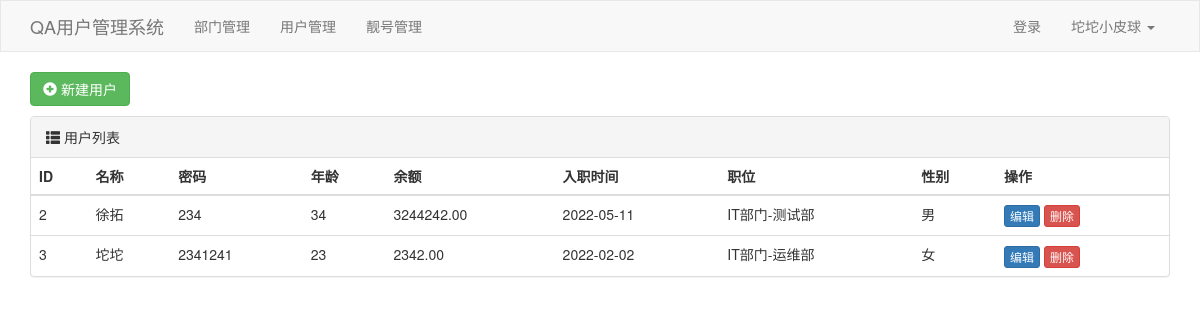
Screenshot of /user/list/ with the database file from the repository.
### Test_App/models.py (models this page shows, shortened)
class UserInfo(models.Model):
    name = models.CharField(verbose_name='姓名', max_length=16)
    password = models.CharField(verbose_name='密码', max_length=64)
    age = models.IntegerField(verbose_name='年龄')
    account = models.DecimalField(
        verbose_name='账户余额', max_digits=10, decimal_places=2, default=0)
    creat_time = models.DateField(verbose_name='入职时间')
    depart = models.ForeignKey(
        verbose_name="部门", to='Department', to_field='id', on_delete=models.CASCADE)
    gender_choices = (
        (1, "男"),
        (2, "女")
    )
    gender = models.SmallIntegerField(
        verbose_name="性别", choices=gender_choices)

class Department(models.Model):
    title = models.CharField(verbose_name='标题', max_length=32)
    docs = models.CharField(verbose_name="描述", max_length=100, default="描述")

### Test_App/views.py (the view)
# urls.py: path('user/list/', views.user_list),
def user_list(request):
    queryset = UserInfo.objects.all()
    return render(request, 'user_list.html', {"queryset": queryset})

### Test_App/templates/user_list.html (shortened to what this page needs)
{% extends 'layout.html' %}
{% block content %}
<div class="container">
    <div style="margin-bottom: 10px;">
        <a href="/user/add/" class="btn btn-success">
            <span class="glyphicon glyphicon-plus-sign" aria-hidden="true"></span>
            新建用户</a>
    </div>
    <div class="panel panel-default">
        <div class="panel-heading">
            <span class="glyphicon glyphicon-th-list" aria-hidden="true"></span>
            用户列表
        </div>
        <table class="table">
            <thead>
                <tr>
                    <th>ID</th>
                    <th>名称</th>
                    <th>密码</th>
                    <th>年龄</th>
                    <th>余额</th>
                    <th>入职时间</th>
                    <th>职位</th>
                    <th>性别</th>
                    <th>操作</th>
                </tr>
            </thead>
            <tbody>
                {% for obj in queryset %}
                    <tr>
                        <td scope="row">{{ obj.id }}</th>
                        <td>{{ obj.name }}</td>
                        <td>{{ obj.password }}</td>
                        <td>{{ obj.age }}</td>
                        <td>{{ obj.account }}</td>
                        <td>{{ obj.creat_time|date:"Y-m-d" }}</td>
                        <td>{{ obj.depart.title }}</td>
                        <td>{{ obj.get_gender_display }}</td>
                        <td>
                            <a href="/user/{{ obj.id }}/edit/" class="btn btn-primary btn-xs">编辑</a>
                            <a href="/user/{{ obj.id }}/delete/" class="btn btn-danger btn-xs">删除</a>
                        </td>
                    </tr>
                {% endfor %}
        </table>
    </div>
</div>
{% endblock content %}

### rows the page displays
UserInfo: id "2", name "徐拓", password "234", age "34", account "3244242.00", creat_time "2022-05-11", depart "IT部门-测试部", gender "男"
UserInfo: id "3", name "坨坨", password "2341241", age "23", account "2342.00", creat_time "2022-02-02", depart "IT部门-运维部", gender "女"
